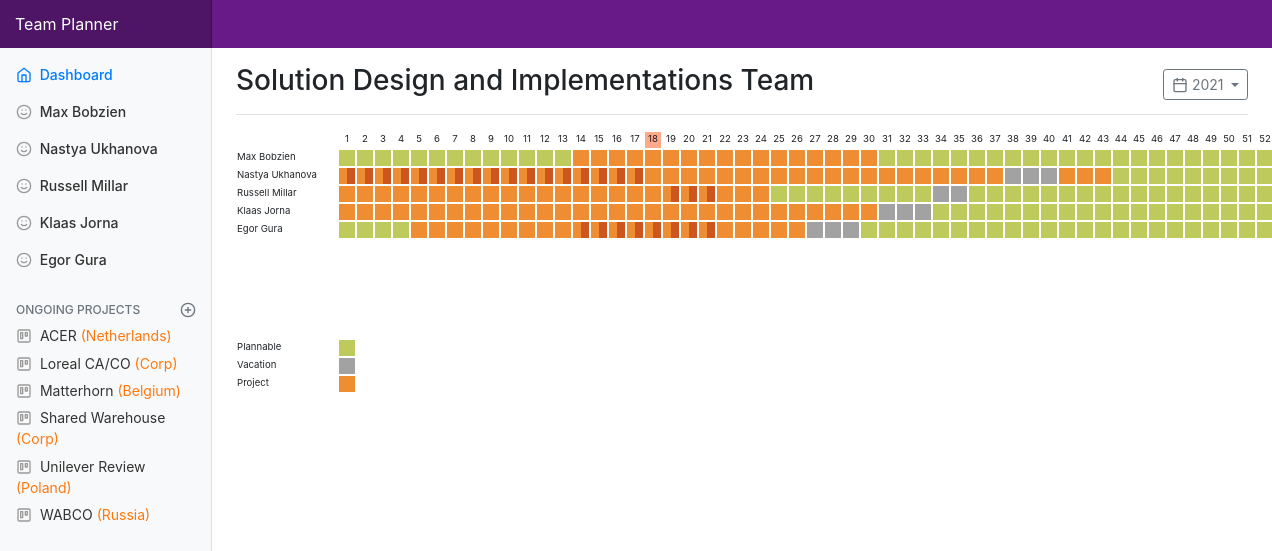
The page / on the database its author committed.
### tables this page shows
CREATE TABLE "projects" (
	"id"	INTEGER NOT NULL UNIQUE,
	"title"	TEXT NOT NULL,
	"country"	TEXT NOT NULL,
	"start"	TEXT NOT NULL,
	"end"	TEXT NOT NULL,
	"active"	INTEGER NOT NULL DEFAULT 1,
	PRIMARY KEY("id" AUTOINCREMENT)
);

### server.py (the view)
@app.route("/")
def home():
    thisweek = dt.datetime.now().isocalendar()[1]
    db = TeamDB(dbtype=SQLITE, dbname='team.sqlite')
    query = """select tm.id, tm.name || ' ' || tm.last_name name
                from team_members tm"""
    dataset = db.return_rows(query)
    guys = [{"id": n[0], "name": n[1], "plan": {}} for n in dataset]
    for guy in guys:
        query = f"select 'Vacation', v.start, v.end, v.id " \
                f"from vacations v " \
                f"where v.team_member = {guy['id']} " \
                f"UNION " \
                f"select p.title, a.start, a.end, p.id " \
                f"from assignments a " \
                f"left join projects p on p.id = a.project " \
                f"where a.team_member = {guy['id']} "
        plans = create_plans(db.return_rows(query))
        guy["plan"] = plans
    query = """SELECT * from projects WHERE active = 1 ORDER BY title"""
    projects = db.return_rows(query)
    return render_template("index.html", guys=guys, thisweek=thisweek, projects=projects)

### dbmanager.py (called while the page is built)
    def return_rows(self, query=''):
        rows = []
        if query == '':
            return 'Nothing happened'
        with self.db_engine.connect() as connection:
            try:
                result = connection.execute(query)
            except Exception as e:
                return e
            else:
                for row in result:
                    rows.append(row)
                result.close()
                return rows

### server.py (called while the page is built)
def create_plans(plans):
    plns = {}
    for plan in plans:
        if plan[0] == 'Vacation':
            val = {"type": "V", "id": plan[3]}
        else:
            val = {"type": "P", "project": plan[0], "id": plan[3]}
        begin = dt.datetime.fromisoformat(plan[1]).isocalendar()[1]
        end = dt.datetime.fromisoformat(plan[2]).isocalendar()[1]
        if begin == 53 and begin > end:
            begin = 1
        for w in range(begin, end + 1):
            if w in plns:  # adding another plan for the same week
                plns[w].append(val)
            else:
                plns[w] = [val]
    return plns

### templates/index.html (shortened to what this page needs)
<!doctype html>
<html lang="en">
  <head>
    <link rel="stylesheet" href="https://maxcdn.bootstrapcdn.com/bootstrap/4.0.0/css/bootstrap.min.css">
    <link href="{{url_for('.static',filename='css/style.css')}}" rel="stylesheet">
  </head>
  <body>
    <nav class="navbar navbar-dark sticky-top flex-md-nowrap p-0">
      <a class="navbar-brand col-sm-3 col-md-2 mr-0" href="#">Team Planner</a>
    </nav>
    <div class="container-fluid">
      <div class="row">
        <nav class="col-md-2 d-none d-md-block bg-light sidebar">
          <div class="sidebar-sticky">
            <ul class="nav flex-column">
              <li class="nav-item">
                <a class="nav-link active" href="{{url_for('home')}}">
                  <span data-feather="home"></span>
                  Dashboard <span class="sr-only">(current)</span>
                </a>
              </li>
                {% for guy in guys %}
              <li class="nav-item">
                <a class="nav-link" href="" data-toggle="modal" data-target="#personalCard" data-id="{{guy.id}}" data-person="{{guy.name}}">
                  <span data-feather="smile"></span>
                    {{guy.name}}
                </a>
              </li>
                {% endfor %}
            </ul>
              <h6 class="sidebar-heading d-flex justify-content-between align-items-center px-3 mt-4 mb-1 text-muted">
              <span>Ongoing projects</span>
              <a class="d-flex align-items-center text-muted" href="" id="projectAddButton">
                <span data-feather="plus-circle"></span>
              </a>
            </h6>
            <ul class="nav flex-column mb-2 project-menu">
                {% for project in projects %}
              <li class="nav-item">
                <a class="nav-link" href="" data-project="{{project.id}}" data-title="{{project.title}}"
                   data-country="{{project.country}}" data-start="{{project.start}}" data-end="{{project.end}}">
                  <span data-feather="trello"></span>
                    {{project.title}} <span class="project-country">({{project.country}})</span>
                </a>
              </li>
                {% endfor %}
            </ul>
          </div>
        </nav>
        <main role="main" class="col-md-9 ml-sm-auto col-lg-10 pt-3 px-4">
          <div class="d-flex justify-content-between flex-wrap flex-md-nowrap align-items-center pb-2 mb-3 border-bottom">
            <h3 class="h3">Solution Design and Implementations Team</h3>
            <div class="btn-toolbar mb-2 mb-md-0">
              <button class="btn btn-sm btn-outline-secondary dropdown-toggle">
                <span data-feather="calendar"></span>
                2021
              </button>
            </div>
          </div>
            <table class="weeks">
                <tr>
                    <td></td>
                    {% for i in range(1, 53) %}
                    <td>
                        <div class="weekcell {% if loop.index == thisweek %}todaycell{% endif %}">
                            {{loop.index}}
                        </div>
                    </td>
                    {% endfor %}
                </tr>
                {% for guy in guys %}
                <tr>
                    <td>
                        <div class="namecell">{{guy.name}}</div>
                    </td>
                    {% for i in range(1, 53) %}
                    <td>
                        {% if loop.index in guy.plan %}
                            {% if guy.plan[loop.index][0].type == "V" %}
                            <div class="vacationcell" data-week={{loop.index}}
                                 data-guy="{{guy.id}}" data-project="{{guy.plan[loop.index][0].id}}"></div>
                            {% elif guy.plan[loop.index]|length() == 1 %}
                            <div class="projectcell" data-toggle="tooltip" data-placement="bottom"
                                 title="{{guy.plan[loop.index][0].project}}" data-week={{loop.index}}
                                 data-guy="{{guy.id}}" data-project="{{guy.plan[loop.index][0].id}}"></div>
                            {% elif guy.plan[loop.index]|length() > 1 %}
                            <div class="dbl-projectcell-left" data-toggle="tooltip" data-placement="bottom"
                                 title="{{guy.plan[loop.index][0].project}}" data-week={{loop.index}}
                                 data-guy="{{guy.id}}" data-project="{{guy.plan[loop.index][0].id}}"></div>
                            <div class="dbl-projectcell-right" data-toggle="tooltip" data-placement="bottom"
                                 title="{{guy.plan[loop.index][1].project}}" data-week={{loop.index}}
                                 data-guy="{{guy.id}}" data-project="{{guy.plan[loop.index][1].id}}"></div>
                        {% endif %}
                        {% else %}
                        <div class="emptycell" data-week={{loop.index}} data-guy="{{guy.id}}"></div>
                        {% endif %}
                    </td>
                    {% endfor %}
                </tr>
                {% endfor %}
            </table>
            <table class="legend">
                <tr>
                    <td><div class="namecell">Plannable</div></td>
                    <td><div class="emptycell"></div></td>
                </tr>
                <tr>
                    <td><div class="namecell">Vacation</div></td>
                    <td><div class="vacationcell"></div></td>
                </tr>
                <tr>
                    <td><div class="namecell">Project</div></td>
                    <td><div class="projectcell"></div></td>
                </tr>
            </table>
        </main>
      </div>
    </div>
  </body>
</html>

### static/css/style.css (style rules this page uses)
body { font-size: .875rem; }
.feather { width: 16px; height: 16px; vertical-align: text-bottom; }
.sidebar { position: fixed; top: 0; bottom: 0; left: 0; z-index: 100; padding: 0; box-shadow: inset -1px 0 0 rgba(0, 0, 0, .1); }
.sidebar-sticky { position: -webkit-sticky; position: sticky; top: 48px; height: calc(100vh - 48px); padding-top: .5rem; overflow-x: hidden; overflow-y: auto; }
.sidebar .nav-link { font-weight: 500; color: #333; }
.sidebar .nav-link .feather { margin-right: 4px; color: #999; }
.sidebar .nav-link.active { color: #007bff; }
.sidebar .nav-link:hover .feather, .sidebar .nav-link.active .feather { color: inherit; }
.sidebar-heading { font-size: .75rem; text-transform: uppercase; }
.project-menu .nav-link { font-weight: 400; font-size: 14px; padding: .2rem 1rem; }
.project-country { color: #ff780c; }
.navbar-dark { background-color: #681b88!important; }
.navbar-brand { padding-top: .75rem; padding-bottom: .75rem; font-size: 1rem; background-color: rgba(0, 0, 0, .25); box-shadow: inset -1px 0 0 rgba(0, 0, 0, .25); }
.border-bottom { border-bottom: 1px solid #e5e5e5; }
@media only screen and (min-width: 1000px) { .legend { margin-top: 100px; } }
@media only screen and (min-width: 1000px) { .weeks td { border: 0px solid #fff; } }
@media only screen and (min-width: 1000px) { .todaycell { background-color: #ffa988; } }
@media only screen and (min-width: 1000px) { .weekcell { height:16px; width:16px; font-size: .6rem; text-align: center; } }
@media only screen and (min-width: 1000px) { .namecell { height:16px; width:100px; font-size: .6rem; } }
@media only screen and (min-width: 1000px) { .emptycell { height:16px; width:16px; background-color:#beca5c; } }
@media only screen and (min-width: 1000px) { .vacationcell { height:16px; width:16px; background-color:#a2a2a2; } }
@media only screen and (min-width: 1000px) { .dbl-projectcell-left { height:16px; width:8px; background-color:#ef8d32; float:left; } }
@media only screen and (min-width: 1000px) { .dbl-projectcell-right { height:16px; width:8px; margin-left:8px; background-color:#cc561e; } }
@media only screen and (min-width: 1000px) { .projectcell { height:16px; width:16px; background-color:#ef8d32; } }

### rows shown on the page
projects: title "ACER", country "Netherlands"
projects: title "Loreal CA/CO", country "Corp"
projects: title "Matterhorn", country "Belgium"
projects: title "Shared Warehouse", country "Corp"
projects: title "Unilever Review", country "Poland"
projects: title "WABCO", country "Russia"

### other values the page prints
{{ guy.name }} "Max Bobzien" "Nastya Ukhanova" "Russell Millar" "Klaas Jorna" "Egor Gura"
